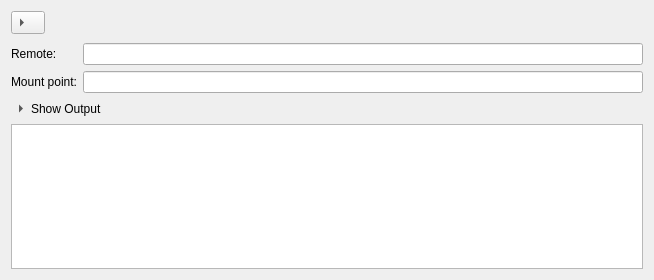
<?xml version="1.0" encoding="UTF-8"?>
<ui version="4.0">
    <class>MountWidget</class>
    <widget class="QWidget" name="MountWidget">
        <property name="geometry">
            <rect>
                <x>0</x>
                <y>0</y>
                <width>654</width>
                <height>280</height>
            </rect>
        </property>
        <property name="windowTitle">
            <string>Form</string>
        </property>
        <layout class="QVBoxLayout" name="verticalLayout">
            <property name="spacing">
                <number>0</number>
            </property>
            <item>
                <widget class="QWidget" name="widget" native="true">
                    <layout class="QHBoxLayout" name="horizontalLayout">
                        <property name="leftMargin">
                            <number>0</number>
                        </property>
                        <property name="topMargin">
                            <number>0</number>
                        </property>
                        <property name="rightMargin">
                            <number>0</number>
                        </property>
                        <property name="bottomMargin">
                            <number>0</number>
                        </property>
                        <item>
                            <widget class="QToolButton" name="showDetails">
                                <property name="checkable">
                                    <bool>true</bool>
                                </property>
                                <property name="toolButtonStyle">
                                    <enum>Qt::ToolButtonTextBesideIcon</enum>
                                </property>
                                <property name="arrowType">
                                    <enum>Qt::RightArrow</enum>
                                </property>
                            </widget>
                        </item>
                        <item>
                            <widget class="QLabel" name="info"/>
                        </item>
                        <item>
                            <widget class="QToolButton" name="cancel">
                                <property name="toolTip">
                                    <string>Unmount</string>
                                </property>
                                <property name="styleSheet">
                                    <string notr="true">QToolButton { border: 0 }</string>
                                </property>
                                <property name="text">
                                    <string/>
                                </property>
                            </widget>
                        </item>
                    </layout>
                </widget>
            </item>
            <item>
                <widget class="QWidget" name="details" native="true">
                    <layout class="QGridLayout" name="gridLayout_2">
                        <property name="leftMargin">
                            <number>0</number>
                        </property>
                        <property name="rightMargin">
                            <number>0</number>
                        </property>
                        <property name="bottomMargin">
                            <number>0</number>
                        </property>
                        <item row="1" column="1" colspan="2">
                            <widget class="QLineEdit" name="folder">
                                <property name="readOnly">
                                    <bool>true</bool>
                                </property>
                            </widget>
                        </item>
                        <item row="0" column="1" colspan="2">
                            <widget class="QLineEdit" name="remote">
                                <property name="readOnly">
                                    <bool>true</bool>
                                </property>
                            </widget>
                        </item>
                        <item row="2" column="0" colspan="2">
                            <widget class="QToolButton" name="showOutput">
                                <property name="styleSheet">
                                    <string notr="true">QToolButton { border: 0 }</string>
                                </property>
                                <property name="text">
                                    <string>Show Output</string>
                                </property>
                                <property name="checkable">
                                    <bool>true</bool>
                                </property>
                                <property name="toolButtonStyle">
                                    <enum>Qt::ToolButtonTextBesideIcon</enum>
                                </property>
                                <property name="arrowType">
                                    <enum>Qt::RightArrow</enum>
                                </property>
                            </widget>
                        </item>
                        <item row="3" column="0" colspan="3">
                            <widget class="QPlainTextEdit" name="output">
                                <property name="lineWrapMode">
                                    <enum>QPlainTextEdit::NoWrap</enum>
                                </property>
                                <property name="readOnly">
                                    <bool>true</bool>
                                </property>
                            </widget>
                        </item>
                        <item row="1" column="0">
                            <widget class="QLabel" name="label_2">
                                <property name="sizePolicy">
                                    <sizepolicy hsizetype="Fixed" vsizetype="Preferred">
                                        <horstretch>0</horstretch>
                                        <verstretch>0</verstretch>
                                    </sizepolicy>
                                </property>
                                <property name="text">
                                    <string>Mount point:</string>
                                </property>
                                <property name="buddy">
                                    <cstring>folder</cstring>
                                </property>
                            </widget>
                        </item>
                        <item row="0" column="0">
                            <widget class="QLabel" name="label_1">
                                <property name="sizePolicy">
                                    <sizepolicy hsizetype="Fixed" vsizetype="Preferred">
                                        <horstretch>0</horstretch>
                                        <verstretch>0</verstretch>
                                    </sizepolicy>
                                </property>
                                <property name="text">
                                    <string>Remote:</string>
                                </property>
                                <property name="buddy">
                                    <cstring>remote</cstring>
                                </property>
                            </widget>
                        </item>
                    </layout>
                </widget>
            </item>
        </layout>
    </widget>
    <tabstops>
        <tabstop>showDetails</tabstop>
        <tabstop>cancel</tabstop>
        <tabstop>remote</tabstop>
        <tabstop>folder</tabstop>
        <tabstop>showOutput</tabstop>
        <tabstop>output</tabstop>
    </tabstops>
    <resources/>
    <connections/>
</ui>
